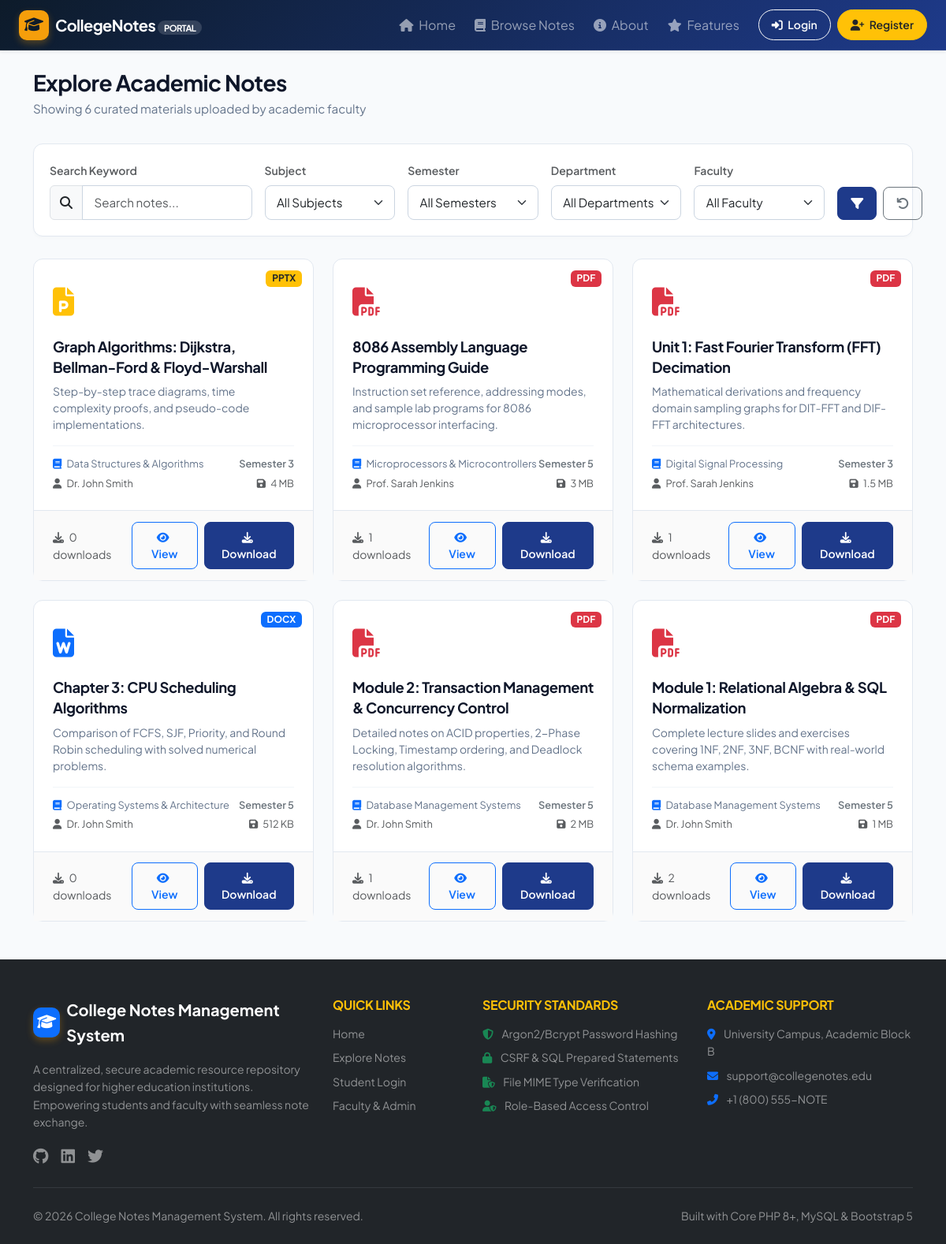
The app's page /user/notes.php with its own data.
### tables this page shows
CREATE TABLE `notes` (
    `id` INT UNSIGNED AUTO_INCREMENT PRIMARY KEY,
    `teacher_id` INT UNSIGNED NOT NULL,
    `subject_id` INT UNSIGNED NOT NULL,
    `title` VARCHAR(255) NOT NULL,
    `description` TEXT DEFAULT NULL,
    `file_name` VARCHAR(255) NOT NULL,
    `file_path` VARCHAR(255) NOT NULL,
    `file_type` VARCHAR(20) NOT NULL,
    `file_size` BIGINT UNSIGNED NOT NULL,
    `semester` VARCHAR(20) NOT NULL,
    `department` VARCHAR(100) NOT NULL,
    `status` ENUM('published', 'draft', 'archived') NOT NULL DEFAULT 'published',
    `created_at` TIMESTAMP DEFAULT CURRENT_TIMESTAMP,
    `updated_at` TIMESTAMP DEFAULT CURRENT_TIMESTAMP ON UPDATE CURRENT_TIMESTAMP,
    INDEX `idx_notes_teacher` (`teacher_id`),
    INDEX `idx_notes_subject` (`subject_id`),
    INDEX `idx_notes_dept_sem` (`department`, `semester`),
    INDEX `idx_notes_status` (`status`),
    CONSTRAINT `fk_notes_teacher` FOREIGN KEY (`teacher_id`) REFERENCES `teachers` (`id`) ON DELETE CASCADE,
    CONSTRAINT `fk_notes_subject` FOREIGN KEY (`subject_id`) REFERENCES `subjects` (`id`) ON DELETE CASCADE
);

CREATE TABLE `subjects` (
    `id` INT UNSIGNED AUTO_INCREMENT PRIMARY KEY,
    `name` VARCHAR(150) NOT NULL,
    `code` VARCHAR(50) NOT NULL UNIQUE,
    `semester` VARCHAR(20) NOT NULL,
    `department` VARCHAR(100) NOT NULL,
    `created_at` TIMESTAMP DEFAULT CURRENT_TIMESTAMP,
    INDEX `idx_subjects_sem_dept` (`semester`, `department`)
);

### includes/auth.php (called while the page is built, shortened)
<?php
require_once __DIR__ . '/functions.php';
function isLoggedIn(): bool {
    return !empty($_SESSION['user_id']) && !empty($_SESSION['user_role']);
}

### includes/functions.php (called while the page is built, shortened)
<?php
function e($string): string {
    return htmlspecialchars((string)($string ?? ''), ENT_QUOTES | ENT_SUBSTITUTE, 'UTF-8');
}
function sanitize($data): string {
    return trim(strip_tags((string)$data));
}
function formatBytes(int $bytes, int $precision = 2): string {
    $units = ['B', 'KB', 'MB', 'GB', 'TB'];
    $bytes = max($bytes, 0);
    $pow = floor(($bytes ? log($bytes) : 0) / log(1024));
    $pow = min($pow, count($units) - 1);
    $bytes /= pow(1024, $pow);
    return round($bytes, $precision) . ' ' . $units[$pow];
}
function getFileTypeInfo(string $type): array {
    return match(strtolower($type)) {
        'pdf'  => ['icon' => 'fa-file-pdf', 'color' => 'text-danger', 'badge' => 'bg-danger'],
        'doc', 'docx' => ['icon' => 'fa-file-word', 'color' => 'text-primary', 'badge' => 'bg-primary'],
        'ppt', 'pptx' => ['icon' => 'fa-file-powerpoint', 'color' => 'text-warning', 'badge' => 'bg-warning text-dark'],
        'txt'  => ['icon' => 'fa-file-alt', 'color' => 'text-secondary', 'badge' => 'bg-secondary'],
        default => ['icon' => 'fa-file', 'color' => 'text-muted', 'badge' => 'bg-dark']
    };
}

### user/notes.php (the view, shortened to what this page needs)
<?php
require_once __DIR__ . '/../includes/auth.php';
require_once __DIR__ . '/../includes/functions.php';
$db = getDB();
$search     = sanitize($_GET['search'] ?? '');
$page       = max((int)($_GET['page'] ?? 1), 1);
$perPage    = 9;
$offset     = ($page - 1) * $perPage;
$where = ["n.status = 'published'"];
$params = [];
$whereClause = implode(' AND ', $where);
$countSql = "
    SELECT COUNT(*)
    FROM notes n
    JOIN subjects s ON n.subject_id = s.id
    JOIN teachers t ON n.teacher_id = t.id
    WHERE $whereClause
";
$stmtCount = $db->prepare($countSql);
$stmtCount->execute($params);
$totalNotes = (int)$stmtCount->fetchColumn();
$sql = "
    SELECT n.*, s.name as subject_name, s.code as subject_code, u.name as teacher_name,
           (SELECT COUNT(*) FROM downloads d WHERE d.note_id = n.id) as download_count
    FROM notes n
    JOIN subjects s ON n.subject_id = s.id
    JOIN teachers t ON n.teacher_id = t.id
    JOIN users u ON t.user_id = u.id
    WHERE $whereClause
    ORDER BY n.created_at DESC
    LIMIT :limit OFFSET :offset
";
$stmt = $db->prepare($sql);
$stmt->bindValue(':limit', $perPage, PDO::PARAM_INT);
$stmt->bindValue(':offset', $offset, PDO::PARAM_INT);
$stmt->execute();
$notes = $stmt->fetchAll();
include __DIR__ . '/../includes/header.php';
include __DIR__ . '/../includes/navbar.php';
?>
<div class="<?= isLoggedIn() ? 'dashboard-layout' : 'container py-4' ?>">
    <main class="<?= isLoggedIn() ? 'main-content' : '' ?>">
        <div class="page-header-bar">
            <div>
                <h1 class="page-title">Explore Academic Notes</h1>
                <p class="page-subtitle">Showing <?= $totalNotes ?> curated materials uploaded by academic faculty</p>
            </div>
        </div>
        <div class="filter-card">
            <form action="<?= BASE_URL ?>user/notes.php" method="GET" class="row g-3 align-items-end">
                <div class="col-lg-3 col-md-6">
                    <label class="form-label small fw-semibold text-muted">Search Keyword</label>
                    <div class="input-group">
                        <span class="input-group-text bg-light"><i class="fas fa-search"></i></span>
                        <input type="text" name="search" class="form-control" placeholder="Search notes..." value="<?= e($search) ?>">
                    </div>
                </div>
                <div class="col-lg-2 col-md-4">
                    <label class="form-label small fw-semibold text-muted">Subject</label>
                    <select name="subject" class="form-select auto-submit-filter">
                        <option value="">All Subjects</option>
                    </select>
                </div>
                <div class="col-lg-2 col-md-4">
                    <label class="form-label small fw-semibold text-muted">Semester</label>
                    <select name="semester" class="form-select auto-submit-filter">
                        <option value="">All Semesters</option>
                    </select>
                </div>
                <div class="col-lg-2 col-md-4">
                    <label class="form-label small fw-semibold text-muted">Department</label>
                    <select name="department" class="form-select auto-submit-filter">
                        <option value="">All Departments</option>
                    </select>
                </div>
                <div class="col-lg-2 col-md-4">
                    <label class="form-label small fw-semibold text-muted">Faculty</label>
                    <select name="teacher" class="form-select auto-submit-filter">
                        <option value="">All Faculty</option>
                    </select>
                </div>
                <div class="col-lg-1 col-md-4 d-flex gap-2">
                    <button type="submit" class="btn btn-primary w-100" title="Apply Filter">
                        <i class="fas fa-filter"></i>
                    </button>
                    <a href="<?= BASE_URL ?>user/notes.php" class="btn btn-outline-secondary" title="Reset Filters">
                        <i class="fas fa-undo"></i>
                    </a>
                </div>
            </form>
        </div>
        <?php if (empty($notes)): ?>
            <div class="card border-0 shadow-sm p-5 text-center text-muted rounded-4 bg-white">
                <i class="fas fa-search-minus fa-3x mb-3 text-secondary"></i>
                <h4 class="fw-bold text-dark">No Matching Notes Found</h4>
                <p class="mb-3">Try adjusting your search criteria or clear active filters.</p>
                <div>
                    <a href="<?= BASE_URL ?>user/notes.php" class="btn btn-outline-primary btn-sm">Clear All Filters</a>
                </div>
            </div>
        <?php else: ?>
            <div class="row g-4 mb-4">
                <?php foreach ($notes as $n): ?>
                    <?php $typeInfo = getFileTypeInfo($n['file_type']); ?>
                    <div class="col-lg-4 col-md-6">
                        <div class="note-card">
                            <span class="badge <?= $typeInfo['badge'] ?> note-badge text-uppercase"><?= e($n['file_type']) ?></span>
                            <div class="card-body">
                                <div class="note-icon-large <?= $typeInfo['color'] ?>">
                                    <i class="fas <?= $typeInfo['icon'] ?>"></i>
                                </div>
                                <h5 class="note-title"><?= e($n['title']) ?></h5>
                                <p class="note-desc"><?= e(mb_strimwidth($n['description'] ?? '', 0, 110, '...')) ?></p>
                                <div class="note-meta">
                                    <div class="d-flex justify-content-between mb-1">
                                        <span><i class="fas fa-book me-1 text-primary"></i> <?= e($n['subject_name']) ?></span>
                                        <span class="fw-semibold text-secondary"><?= e($n['semester']) ?></span>
                                    </div>
                                    <div class="d-flex justify-content-between text-muted">
                                        <span><i class="fas fa-user me-1"></i> <?= e($n['teacher_name']) ?></span>
                                        <span><i class="fas fa-save me-1"></i> <?= formatBytes($n['file_size']) ?></span>
                                    </div>
                                </div>
                            </div>
                            <div class="card-footer">
                                <small class="text-muted"><i class="fas fa-download me-1"></i> <?= $n['download_count'] ?> downloads</small>
                                <div class="d-flex gap-2">
                                    <a href="<?= BASE_URL ?>user/note-view.php?id=<?= $n['id'] ?>" class="btn btn-sm btn-outline-primary">
                                        <i class="fas fa-eye me-1"></i> View
                                    </a>
                                    <a href="<?= BASE_URL ?>user/note-download.php?id=<?= $n['id'] ?>" class="btn btn-sm btn-primary">
                                        <i class="fas fa-download me-1"></i> Download
                                    </a>
                                </div>
                            </div>
                        </div>
                    </div>
                <?php endforeach; ?>
            </div>
        <?php endif; ?>
    </main>
</div>
<?php include __DIR__ . '/../includes/footer.php'; ?>

### assets/css/style.css (style rules this page uses)
:root { --primary-color: #1e3a8a; --primary-hover: #1e40af; --primary-light: #eff6ff; --secondary-color: #0f172a; --accent-color: #f59e0b; --accent-hover: #d97706; --success-color: #10b981; --danger-color: #ef4444; --warning-color: #f59e0b; --info-color: #06b6d4; --bg-light: #f8fafc; --card-border: #e2e8f0; --text-main: #334155; --text-muted: #64748b; --sidebar-width: 260px; --header-height: 64px; --border-radius: 12px; }
body { font-family: 'Plus Jakarta Sans', -apple-system, BlinkMacSystemFont, "Segoe UI", Roboto, sans-serif; color: var(--text-main); background-color: var(--bg-light); line-height: 1.6; min-height: 100vh; display: flex; flex-direction: column; }
h1, h2, h3, h4, h5, h6 { font-weight: 700; color: var(--secondary-color); letter-spacing: -0.02em; }
.btn { font-weight: 600; border-radius: 8px; padding: 0.5rem 1rem; transition: all 0.2s ease; }
.btn-primary { background-color: var(--primary-color); border-color: var(--primary-color); }
.form-control, .form-select { border-radius: 8px; border: 1px solid #cbd5e1; padding: 0.6rem 0.9rem; font-size: 0.95rem; }

### assets/css/dashboard.css (style rules this page uses)
.page-header-bar { margin-bottom: 2rem; display: flex; justify-content: space-between; align-items: center; flex-wrap: wrap; gap: 1rem; }
.page-title { font-size: 1.75rem; margin-bottom: 0.25rem; }
.page-subtitle { color: var(--text-muted); font-size: 0.95rem; margin: 0; }
.note-card { background: #ffffff; border: 1px solid var(--card-border); border-radius: var(--border-radius); transition: all 0.25s cubic-bezier(0.165, 0.84, 0.44, 1); display: flex; flex-direction: column; height: 100%; position: relative; }
.note-card .note-badge { position: absolute; top: 14px; right: 14px; }
.note-card .card-body { padding: 1.5rem; flex-grow: 1; display: flex; flex-direction: column; }
.note-card .note-icon-large { font-size: 2.25rem; margin-bottom: 1rem; }
.note-card .note-title { font-size: 1.15rem; font-weight: 700; line-height: 1.4; margin-bottom: 0.5rem; color: var(--secondary-color); }
.note-card .note-desc { font-size: 0.875rem; color: var(--text-muted); line-height: 1.5; margin-bottom: 1rem; flex-grow: 1; }
.note-card .note-meta { font-size: 0.8rem; color: var(--text-muted); border-top: 1px solid #f1f5f9; padding-top: 0.75rem; margin-top: auto; }
.note-card .card-footer { background: #fafafa; border-top: 1px solid var(--card-border); padding: 0.85rem 1.5rem; display: flex; justify-content: space-between; align-items: center; }
.filter-card { background: #ffffff; border: 1px solid var(--card-border); border-radius: var(--border-radius); padding: 1.25rem; margin-bottom: 1.75rem; box-shadow: 0 2px 4px rgba(0,0,0,0.02); }

### records on screen
notes: file_type "PPTX", title "Graph Algorithms: Dijkstra, Bellman-Ford & Floyd-Warshall", description "Step-by-step trace diagrams, time complexity proofs, and pseudo-code implementations.", subject.name "Data Structures & Algorithms", semester "Semester 3", teacher_name "Dr. John Smith", file_size "4 MB", download_count "0"
notes: file_type "PDF", title "8086 Assembly Language Programming Guide", description "Instruction set reference, addressing modes, and sample lab programs for 8086 microprocessor interfacing.", subject.name "Microprocessors & Microcontrollers", semester "Semester 5", teacher_name "Prof. Sarah Jenkins", file_size "3 MB", download_count "1"
notes: file_type "PDF", title "Unit 1: Fast Fourier Transform (FFT) Decimation", description "Mathematical derivations and frequency domain sampling graphs for DIT-FFT and DIF-FFT architectures.", subject.name "Digital Signal Processing", semester "Semester 3", teacher_name "Prof. Sarah Jenkins", file_size "1.5 MB", download_count "1"
notes: file_type "DOCX", title "Chapter 3: CPU Scheduling Algorithms", description "Comparison of FCFS, SJF, Priority, and Round Robin scheduling with solved numerical problems.", subject.name "Operating Systems & Architecture", semester "Semester 5", teacher_name "Dr. John Smith", file_size "512 KB", download_count "0"
notes: file_type "PDF", title "Module 2: Transaction Management & Concurrency Control", description "Detailed notes on ACID properties, 2-Phase Locking, Timestamp ordering, and Deadlock resolution algorithms.", subject.name "Database Management Systems", semester "Semester 5", teacher_name "Dr. John Smith", file_size "2 MB", download_count "1"
notes: file_type "PDF", title "Module 1: Relational Algebra & SQL Normalization", description "Complete lecture slides and exercises covering 1NF, 2NF, 3NF, BCNF with real-world schema examples.", subject.name "Database Management Systems", semester "Semester 5", teacher_name "Dr. John Smith", file_size "1 MB", download_count "2"

### other values on screen
APP_SHORT_NAME "CollegeNotes"
$totalNotes "6"
APP_NAME "College Notes Management System"
